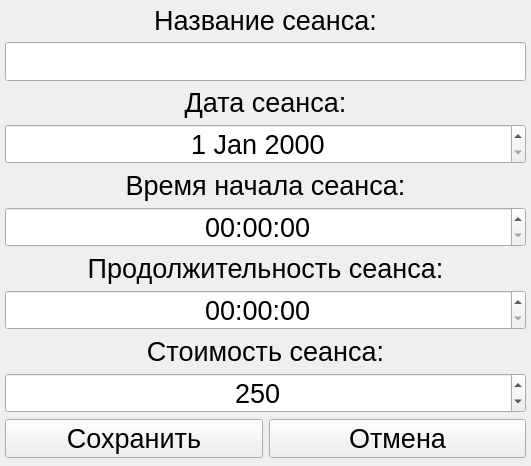
<?xml version="1.0" encoding="UTF-8"?>
<ui version="4.0">
 <class>Form</class>
 <widget class="QWidget" name="Form">
  <property name="geometry">
   <rect>
    <x>0</x>
    <y>0</y>
    <width>531</width>
    <height>466</height>
   </rect>
  </property>
  <property name="sizePolicy">
   <sizepolicy hsizetype="Preferred" vsizetype="Preferred">
    <horstretch>0</horstretch>
    <verstretch>0</verstretch>
   </sizepolicy>
  </property>
  <property name="windowTitle">
   <string>Добавить кинотеатр</string>
  </property>
  <widget class="QWidget" name="gridLayoutWidget">
   <property name="geometry">
    <rect>
     <x>0</x>
     <y>0</y>
     <width>531</width>
     <height>466</height>
    </rect>
   </property>
   <layout class="QGridLayout" name="gridLayout">
    <property name="sizeConstraint">
     <enum>QLayout::SetMinAndMaxSize</enum>
    </property>
    <property name="leftMargin">
     <number>5</number>
    </property>
    <property name="topMargin">
     <number>5</number>
    </property>
    <property name="rightMargin">
     <number>5</number>
    </property>
    <property name="bottomMargin">
     <number>5</number>
    </property>
    <item row="6" column="0" colspan="2">
     <widget class="QLabel" name="label_4">
      <property name="sizePolicy">
       <sizepolicy hsizetype="Minimum" vsizetype="Maximum">
        <horstretch>0</horstretch>
        <verstretch>0</verstretch>
       </sizepolicy>
      </property>
      <property name="font">
       <font>
        <pointsize>20</pointsize>
        <italic>false</italic>
       </font>
      </property>
      <property name="text">
       <string>Продолжительность сеанса:</string>
      </property>
      <property name="alignment">
       <set>Qt::AlignCenter</set>
      </property>
     </widget>
    </item>
    <item row="0" column="0" colspan="2">
     <widget class="QLabel" name="label">
      <property name="sizePolicy">
       <sizepolicy hsizetype="Minimum" vsizetype="Maximum">
        <horstretch>0</horstretch>
        <verstretch>0</verstretch>
       </sizepolicy>
      </property>
      <property name="font">
       <font>
        <pointsize>20</pointsize>
        <italic>false</italic>
       </font>
      </property>
      <property name="text">
       <string>Название сеанса:</string>
      </property>
      <property name="alignment">
       <set>Qt::AlignCenter</set>
      </property>
     </widget>
    </item>
    <item row="2" column="0" colspan="2">
     <widget class="QLabel" name="label_2">
      <property name="sizePolicy">
       <sizepolicy hsizetype="Minimum" vsizetype="Maximum">
        <horstretch>0</horstretch>
        <verstretch>0</verstretch>
       </sizepolicy>
      </property>
      <property name="font">
       <font>
        <pointsize>20</pointsize>
        <italic>false</italic>
       </font>
      </property>
      <property name="text">
       <string>Дата сеанса:</string>
      </property>
      <property name="alignment">
       <set>Qt::AlignCenter</set>
      </property>
     </widget>
    </item>
    <item row="10" column="1">
     <widget class="QPushButton" name="button_cancel">
      <property name="font">
       <font>
        <pointsize>20</pointsize>
       </font>
      </property>
      <property name="text">
       <string>Отмена</string>
      </property>
     </widget>
    </item>
    <item row="3" column="0" colspan="2">
     <widget class="QDateEdit" name="date">
      <property name="font">
       <font>
        <pointsize>20</pointsize>
       </font>
      </property>
      <property name="alignment">
       <set>Qt::AlignCenter</set>
      </property>
     </widget>
    </item>
    <item row="8" column="0" colspan="2">
     <widget class="QLabel" name="label_5">
      <property name="sizePolicy">
       <sizepolicy hsizetype="Minimum" vsizetype="Maximum">
        <horstretch>0</horstretch>
        <verstretch>0</verstretch>
       </sizepolicy>
      </property>
      <property name="font">
       <font>
        <pointsize>20</pointsize>
        <italic>false</italic>
       </font>
      </property>
      <property name="text">
       <string>Стоимость сеанса:</string>
      </property>
      <property name="alignment">
       <set>Qt::AlignCenter</set>
      </property>
     </widget>
    </item>
    <item row="4" column="0" colspan="2">
     <widget class="QLabel" name="label_3">
      <property name="sizePolicy">
       <sizepolicy hsizetype="Minimum" vsizetype="Maximum">
        <horstretch>0</horstretch>
        <verstretch>0</verstretch>
       </sizepolicy>
      </property>
      <property name="font">
       <font>
        <pointsize>20</pointsize>
        <italic>false</italic>
       </font>
      </property>
      <property name="text">
       <string>Время начала сеанса:</string>
      </property>
      <property name="alignment">
       <set>Qt::AlignCenter</set>
      </property>
     </widget>
    </item>
    <item row="5" column="0" colspan="2">
     <widget class="QTimeEdit" name="time">
      <property name="font">
       <font>
        <pointsize>20</pointsize>
       </font>
      </property>
      <property name="alignment">
       <set>Qt::AlignCenter</set>
      </property>
     </widget>
    </item>
    <item row="10" column="0">
     <widget class="QPushButton" name="button_save">
      <property name="font">
       <font>
        <pointsize>20</pointsize>
       </font>
      </property>
      <property name="text">
       <string>Сохранить</string>
      </property>
     </widget>
    </item>
    <item row="7" column="0" colspan="2">
     <widget class="QTimeEdit" name="duration">
      <property name="font">
       <font>
        <pointsize>20</pointsize>
       </font>
      </property>
      <property name="alignment">
       <set>Qt::AlignCenter</set>
      </property>
     </widget>
    </item>
    <item row="1" column="0" colspan="2">
     <widget class="QLineEdit" name="title">
      <property name="font">
       <font>
        <pointsize>20</pointsize>
       </font>
      </property>
      <property name="alignment">
       <set>Qt::AlignCenter</set>
      </property>
     </widget>
    </item>
    <item row="9" column="0" colspan="2">
     <widget class="QSpinBox" name="price">
      <property name="font">
       <font>
        <pointsize>20</pointsize>
       </font>
      </property>
      <property name="alignment">
       <set>Qt::AlignCenter</set>
      </property>
      <property name="minimum">
       <number>100</number>
      </property>
      <property name="maximum">
       <number>999</number>
      </property>
      <property name="value">
       <number>250</number>
      </property>
     </widget>
    </item>
   </layout>
  </widget>
 </widget>
 <resources/>
 <connections/>
</ui>
